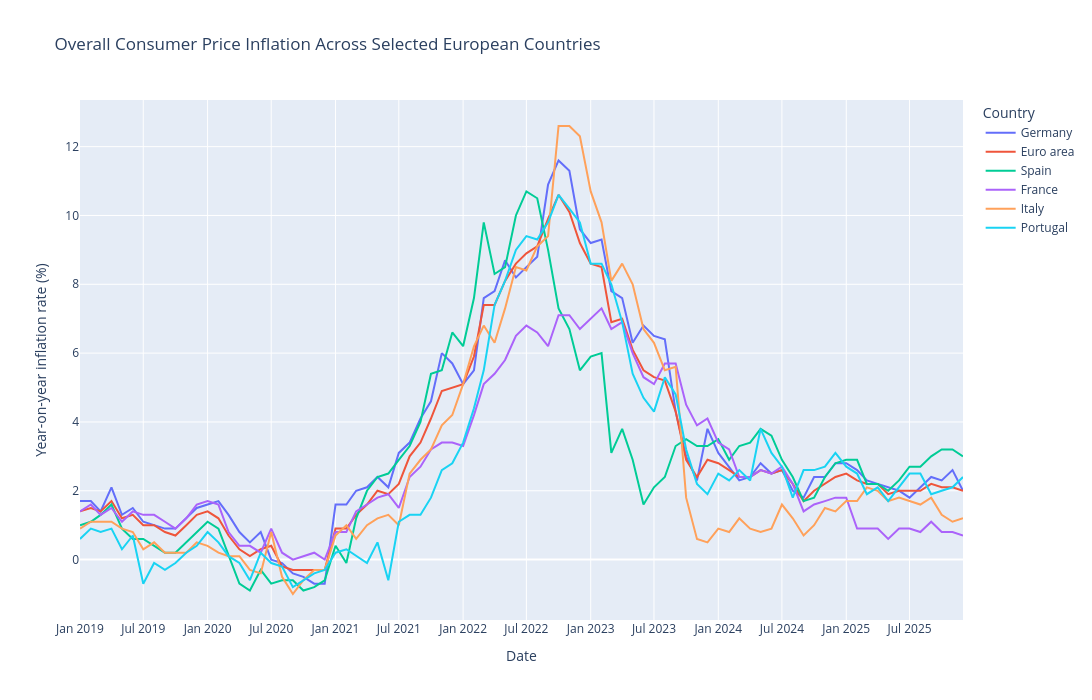

Notebook code for this chart:
### Markdown cell above
#### Plotting an interactive Dashboard:

### Code cell
#interactive plot with plotly, of all regions on dataset:
import plotly.express as px

fig = px.line(
    all_headline,
    x="date_plot",
    y="homologous_inflation",
    color="country_label",
    title="Overall Consumer Price Inflation Across Selected European Countries",
    labels={
        "date_plot": "Date",
        "homologous_inflation": "Year-on-year inflation rate (%)",
        "country_label": "Country"
    }
)

fig.update_xaxes(
    dtick="M6",
    tickformat="%b %Y"
)

fig.update_layout(
    hovermode="x unified",
    legend_title_text="Country"
)

fig.update_layout(
    width=1200,
    height=700
)

fig.show()
